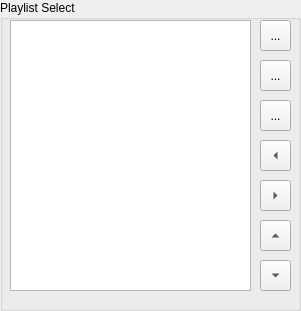
   <widget class="QGroupBox" name="groupBox_playlistSel">
    <property name="geometry">
     <rect>
      <x>10</x>
      <y>130</y>
      <width>301</width>
      <height>311</height>
     </rect>
    </property>
    <property name="title">
     <string>Playlist Select</string>
    </property>
    <widget class="QTreeWidget" name="treeWidget_playlists">
     <property name="geometry">
      <rect>
       <x>10</x>
       <y>20</y>
       <width>241</width>
       <height>271</height>
      </rect>
     </property>
     <attribute name="headerVisible">
      <bool>false</bool>
     </attribute>
     <column>
      <property name="text">
       <string notr="true">1</string>
      </property>
     </column>
    </widget>
    <widget class="QToolButton" name="toolButton_playlistsRemove">
     <property name="enabled">
      <bool>true</bool>
     </property>
     <property name="geometry">
      <rect>
       <x>260</x>
       <y>60</y>
       <width>31</width>
       <height>31</height>
      </rect>
     </property>
     <property name="toolTip">
      <string>Remove Playlist</string>
     </property>
     <property name="text">
      <string>...</string>
     </property>
     <property name="icon">
      <iconset>
       <normalon>:/res/Minus_Enabled.png</normalon>
      </iconset>
     </property>
     <property name="toolButtonStyle">
      <enum>Qt::ToolButtonIconOnly</enum>
     </property>
     <property name="arrowType">
      <enum>Qt::NoArrow</enum>
     </property>
    </widget>
    <widget class="QToolButton" name="toolButton_playlistsUp">
     <property name="enabled">
      <bool>true</bool>
     </property>
     <property name="geometry">
      <rect>
       <x>260</x>
       <y>220</y>
       <width>31</width>
       <height>31</height>
      </rect>
     </property>
     <property name="toolTip">
      <string>Move Playlist Up</string>
     </property>
     <property name="text">
      <string>...</string>
     </property>
     <property name="toolButtonStyle">
      <enum>Qt::ToolButtonIconOnly</enum>
     </property>
     <property name="arrowType">
      <enum>Qt::UpArrow</enum>
     </property>
    </widget>
    <widget class="QToolButton" name="toolButton_playlistsDown">
     <property name="enabled">
      <bool>true</bool>
     </property>
     <property name="geometry">
      <rect>
       <x>260</x>
       <y>260</y>
       <width>31</width>
       <height>31</height>
      </rect>
     </property>
     <property name="toolTip">
      <string>Move Playlist Down</string>
     </property>
     <property name="text">
      <string>...</string>
     </property>
     <property name="toolButtonStyle">
      <enum>Qt::ToolButtonIconOnly</enum>
     </property>
     <property name="arrowType">
      <enum>Qt::DownArrow</enum>
     </property>
    </widget>
    <widget class="QToolButton" name="toolButton_playlistsAdd">
     <property name="enabled">
      <bool>true</bool>
     </property>
     <property name="geometry">
      <rect>
       <x>260</x>
       <y>20</y>
       <width>31</width>
       <height>31</height>
      </rect>
     </property>
     <property name="toolTip">
      <string>Add New Playlist</string>
     </property>
     <property name="text">
      <string>...</string>
     </property>
     <property name="icon">
      <iconset>
       <normalon>:/res/Plus_Enabled.png</normalon>
      </iconset>
     </property>
     <property name="toolButtonStyle">
      <enum>Qt::ToolButtonIconOnly</enum>
     </property>
     <property name="arrowType">
      <enum>Qt::NoArrow</enum>
     </property>
    </widget>
    <widget class="QToolButton" name="toolButton_playlistsOut">
     <property name="enabled">
      <bool>true</bool>
     </property>
     <property name="geometry">
      <rect>
       <x>260</x>
       <y>140</y>
       <width>31</width>
       <height>31</height>
      </rect>
     </property>
     <property name="toolTip">
      <string>Pop Playlist Up One Level</string>
     </property>
     <property name="text">
      <string>...</string>
     </property>
     <property name="toolButtonStyle">
      <enum>Qt::ToolButtonIconOnly</enum>
     </property>
     <property name="arrowType">
      <enum>Qt::LeftArrow</enum>
     </property>
    </widget>
    <widget class="QToolButton" name="toolButton_playlistsIn">
     <property name="enabled">
      <bool>true</bool>
     </property>
     <property name="geometry">
      <rect>
       <x>260</x>
       <y>180</y>
       <width>31</width>
       <height>31</height>
      </rect>
     </property>
     <property name="toolTip">
      <string>Push Playlist Down One Level</string>
     </property>
     <property name="text">
      <string>...</string>
     </property>
     <property name="toolButtonStyle">
      <enum>Qt::ToolButtonIconOnly</enum>
     </property>
     <property name="arrowType">
      <enum>Qt::RightArrow</enum>
     </property>
    </widget>
    <widget class="QToolButton" name="toolButton_playlistsCopy">
     <property name="enabled">
      <bool>true</bool>
     </property>
     <property name="geometry">
      <rect>
       <x>260</x>
       <y>100</y>
       <width>31</width>
       <height>31</height>
      </rect>
     </property>
     <property name="toolTip">
      <string>Duplicate Playlist</string>
     </property>
     <property name="text">
      <string>...</string>
     </property>
     <property name="icon">
      <iconset resource="../resources.qrc">
       <normaloff>:/res/Copy_Enabled.png</normaloff>:/res/Copy_Enabled.png</iconset>
     </property>
     <property name="toolButtonStyle">
      <enum>Qt::ToolButtonIconOnly</enum>
     </property>
     <property name="arrowType">
      <enum>Qt::NoArrow</enum>
     </property>
    </widget>
   </widget>
